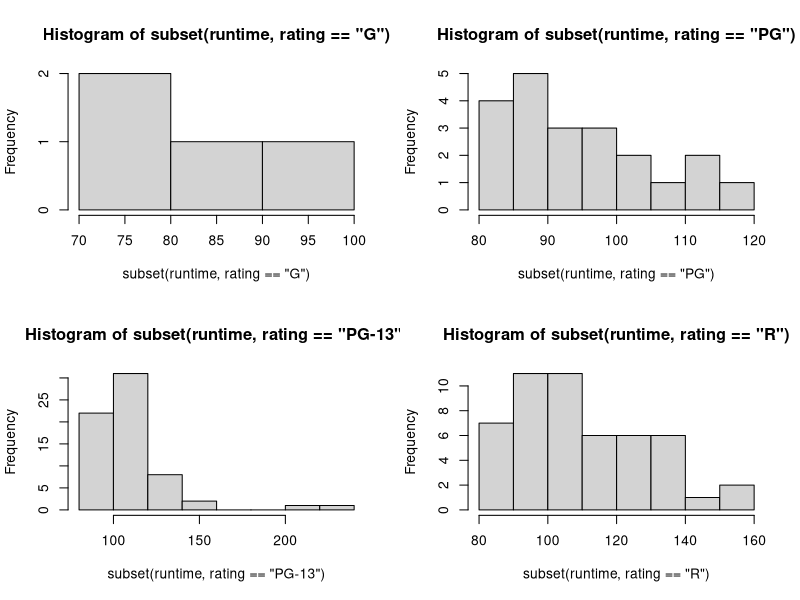
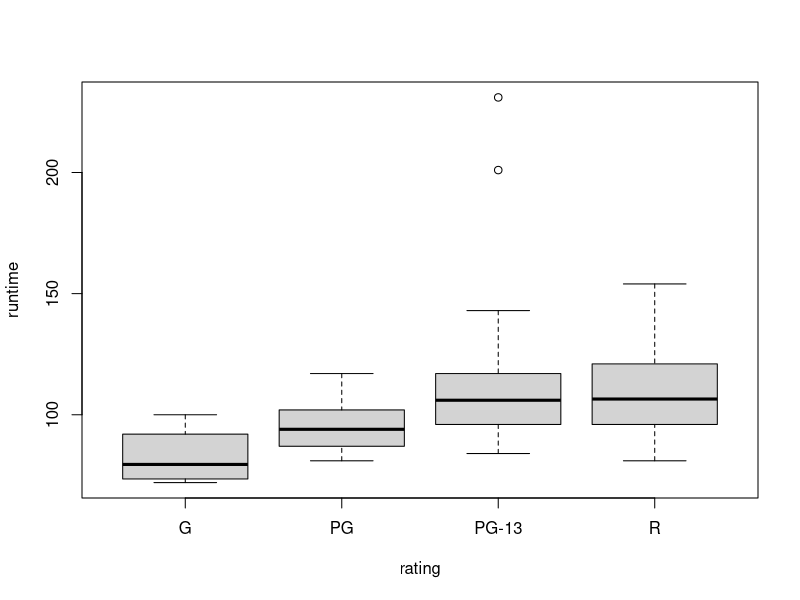

Recreate these plots in R, in order.
## ---- chunk 1
movies <- read.table('moviesall.txt', header = T)
attach(movies)

g.ss <- subset(movies, rating == 'G')
g <- mean(g.ss$runtime)

pg.ss <- subset(movies, rating == 'PG')
pg <- mean(pg.ss$runtime)

pg13.ss <- subset(movies, rating == 'PG-13')
pg13 <- mean(pg13.ss$runtime)

r.ss <- subset(movies, rating == 'R')
r <- mean(r.ss$runtime)

n = c(dim(g.ss)[1], dim(pg.ss)[1], dim(pg13.ss)[1], dim(r.ss)[1])

N = sum(n)
K = length(n)

xbar = c(g, pg, pg13, r)

s = c(sd(g.ss$runtime), sd(pg.ss$runtime), sd(pg13.ss$runtime), sd(r.ss$runtime))

xbar.overall = sum(n*xbar)/N

SSTr = sum(n*(xbar - xbar.overall)^2)
SSE = sum((n-1)*s^2)
SSTotal = SSTr + SSE

MSTr = SSTr/(K-1)
MSE = SSE/(N-K)
F = MSTr/MSE

# SSTr
# SSE
# SSTotal
# 
# MSTr
# MSE
# F

r1 <- c(SSTr, K-1, MSTr, F)
r2 <- c(SSE, N-K, MSE, '')
r3 <- c(SSTotal, N-1, '','')
tbl <- rbind(r1, r2, r3)
rownames(tbl) <- c('Treatment', 'Error', 'Total')
colnames(tbl) <- c('SS', 'df', 'MS', 'F')
tbl
## ---- chunk 2
1 - pf(F, K-1, N-K)
## ---- chunk 3
runtime.anova <- lm(runtime~rating)
anova(runtime.anova)
## ---- chunk 4
plot.new()
par(mfrow=c(2,2))
hist(subset(runtime, rating == 'G'))
hist(subset(runtime, rating == 'PG'))
hist(subset(runtime, rating == 'PG-13'))
hist(subset(runtime, rating == 'R'))
## ---- chunk 5
plot.new()
par(mfrow=c(1,1))
boxplot(runtime~rating)
## ---- chunk 6
runtime.anova = lm(runtime ~ rating)
teststat.obs = summary(runtime.anova)$fstatistic[1]

teststat = rep(NA, 1000)
for(i in 1:1000){
  ratingSHUFFLE = sample(rating)
  SHUFFLE.anova = lm(runtime ~ ratingSHUFFLE)
  teststat[i] = summary(SHUFFLE.anova)$fstatistic[1]
}

sum(teststat >= teststat.obs)/1000

# Find number of combinations
(factorial(dim(movies)[1]))/
  factorial(dim(g.ss)[1])*factorial(dim(pg.ss)[1])*factorial(dim(pg13.ss)[1])*factorial(dim(r.ss)[1])
## ---- chunk 7
teststat.obs
F
## ---- chunk 8
sum(teststat >= teststat.obs)/1000
